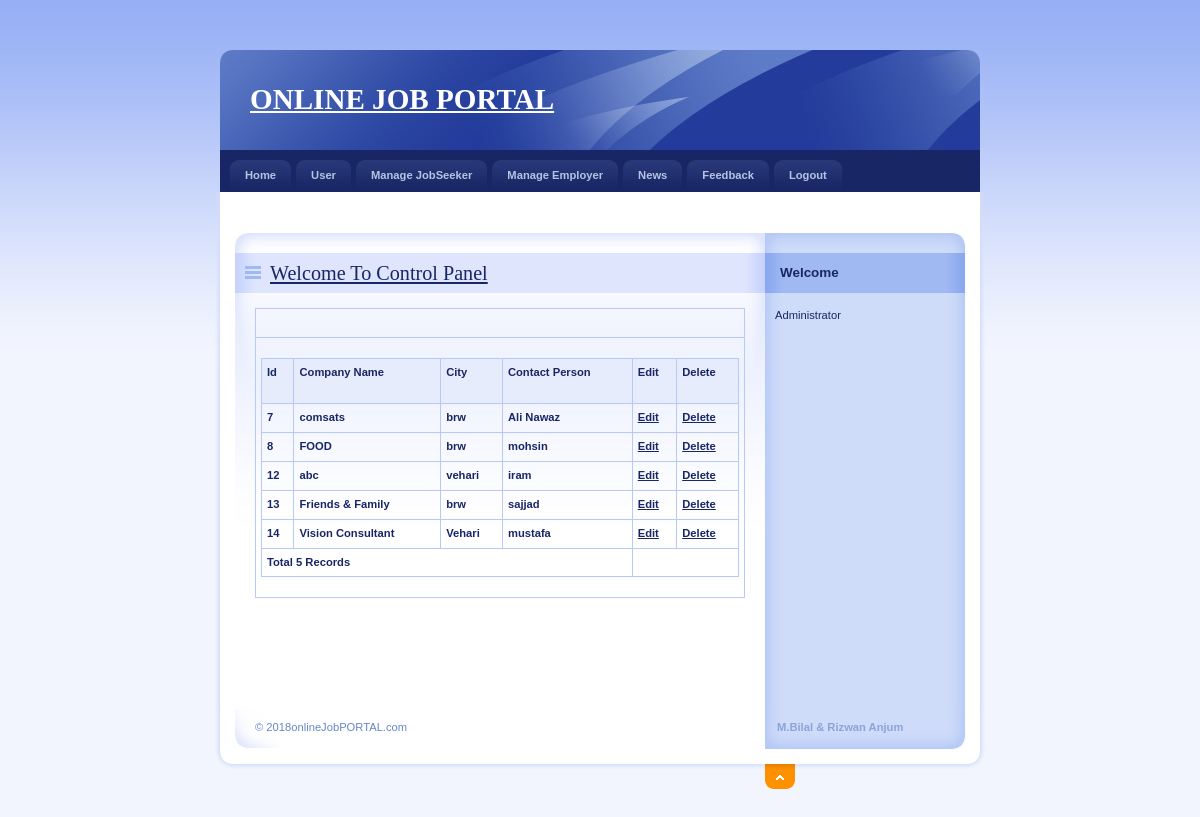
Page /Admin/viewEmploye.php on the committed database.
### tables this page shows
CREATE TABLE `employer_reg` (
  `EmployerId` int(11) NOT NULL,
  `CompanyName` varchar(20) NOT NULL,
  `ContactPerson` varchar(20) NOT NULL,
  `Address` varchar(100) NOT NULL,
  `City` varchar(20) NOT NULL,
  `Email` varchar(40) NOT NULL,
  `Mobile` bigint(20) NOT NULL,
  `Area_Work` varchar(40) NOT NULL,
  `Status` varchar(10) NOT NULL,
  `UserName` varchar(20) NOT NULL,
  `Password` varchar(20) NOT NULL,
  `Question` varchar(100) NOT NULL,
  `Answer` varchar(50) NOT NULL
);

### Admin/viewEmploye.php (the view, shortened to what this page needs)
<!DOCTYPE html PUBLIC "-//W3C//DTD XHTML 1.0 Strict//EN" "http://www.w3.org/TR/xhtml1/DTD/xhtml1-strict.dtd">
<html xmlns="http://www.w3.org/1999/xhtml" xml:lang="cs" lang="cs">
<head>
    <link rel="stylesheet" media="screen,projection" type="text/css" href="./css/main.css" />
    <link rel="stylesheet" media="print" type="text/css" href="./css/print.css" />
    <link rel="stylesheet" media="aural" type="text/css" href="./css/aural.css" />
</head>
<body id="www-url-cz">
<div id="main" class="box">
<?php
include "Header.php"
?>
<?php
include "menu.php"
?>
    <div id="page" class="box">
    <div id="page-in" class="box">
        <div id="strip" class="box noprint">
            <p id="breadcrumbs">&nbsp;</p>
        </div>
        <div id="content">
            <div class="article">
                <h2><span><a href="#">Welcome To Control Panel</a></span></h2>
                <table width="100%" border="0" cellspacing="0" cellpadding="0">
                  <tr>
                    <td>&nbsp;</td>
                  </tr>
                  <tr>
                    <td><table width="100%" border="1" bordercolor="#1CB5F1" >
                        <tr>
                          <th height="34" bgcolor="#1CB5F1" class="style3"><div align="left" class="style9 style5"><strong>Id</strong></div></th>
                          <th bgcolor="#1CB5F1" class="style3"><div align="left" class="style9 style5"><strong>Company Name</strong></div></th>
                          <th bgcolor="#1CB5F1" class="style3"><div align="left" class="style9 style5"><strong>City</strong></div></th>
                           <th bgcolor="#1CB5F1" class="style3"><div align="left" class="style12">Contact Person</div></th>
                          <th bgcolor="#1CB5F1" class="style3"><div align="left" class="style9 style5"><strong>Edit</strong></div></th>
                           <th bgcolor="#1CB5F1" class="style3"><div align="left" class="style9 style5"><strong>Delete</strong></div></th>
                        </tr>
                        <?php
$con = mysqli_connect("localhost","root","");
mysqli_select_db($con,"job");
$sql = "select * from Employer_Reg";
$result = mysqli_query($con,$sql);
while($row = mysqli_fetch_array($result))
{
$Id=$row['EmployerId'];
$Name=$row['CompanyName'];
$City=$row['City'];
$CP=$row['ContactPerson'];
?>
                        <tr>
                          <td class="style3"><div align="left" class="style9 style5"><strong><?php echo $Id;?></strong></div></td>
                          <td class="style3"><div align="left" class="style9 style5"><strong><?php echo $Name;?></strong></div></td>
                          <td class="style3"><div align="left" class="style9 style5"><strong><?php echo $City;?></strong></div></td>
                           <td class="style3"><div align="left" class="style9 style5"><strong><?php echo $CP;?></strong></div></td>
                          <td class="style3"><div align="left" class="style9 style5"><strong><a href="#?EmpId=<?php echo $Id;?>">Edit</a></strong></div></td>
                          <td class="style3"><div align="left" class="style9 style5"><strong><a href="DeleteEmp.php? EmpId=<?php echo $Id;?>">Delete</a></strong></div></td>
                        </tr>
                        </tr>
                        <?php
}
$records = mysqli_num_rows($result);
?>
                        <tr>
                          <td colspan="4" class="style3"><div align="left" class="style12"><?php echo "Total ".$records." Records"; ?> </div></td>
                        </tr>
                    </table></td>
                <p>&nbsp;</p>
              <p class="btn-more box noprint">&nbsp;</p>
          </div>
        </div>
<?php
include "right.php"
?>
    </div>
    </div>
<?php
include "footer.php"
?>
</div>
</body>
</html>

### Admin/css/main.css (style rules this page uses)
* { min-height:1px; }
body { border:0; margin:0; padding:0; background:#F2F5FE url("../design/bg.gif") 0 0 repeat-x; font:70%/160% "verdana",sans-serif; color:#192666; _text-align:center; }
a { color:#192666; }
p { border:0; margin:15px 0; padding:0; }
div { display:block; border:0; margin:0; padding:0; }
h1, h2, h3, h4, h5 { border:0; margin:15px 0 10px 0; padding:0; font-weight:bold; }
h2 { font-size:180%; line-height:100%; font-family:"georgia",serif; font-weight:normal; }
table { display:table; border-collapse:collapse; margin:15px 0; padding:0; border:1px solid #B7CAF6; font-size:100%; }
tr { display:table-row; }
th, td { display: table-cell; border:1px solid #B7CAF6; margin:0; padding:5px; vertical-align:top; text-align:left; }
th { background:#E7ECFD; text-align:center; color:#192666; font-weight:bold; }
a, img, span { border:0; margin:0; padding:0; }
strong, .strong { font-weight:bold; }
.box { min-height:1px; _height:1px; }
.box:after { content:"."; display:block; line-height:0px; font-size:0px; visibility:hidden; clear:both; }
#main { width:770px; margin:50px auto 0 auto; _text-align:left; }
#page { width:770px; min-height:1px; background:#FFF url("../design/bg_page.gif") 0 0 repeat-y; _height:1px; }
#page-in { min-height:1px; padding:10px 0; background:url("../design/bg_page_in.jpg") 0 0 no-repeat; _height:1px; }
#strip { position:relative; clear:both; padding:3px 20px 10px 20px; color:#6182D1; }
#strip p { margin:0; }
#strip #breadcrumbs { width:520px; margin:0; padding:0; }
#content { float:left; width:530px; _width:550px; margin:0; padding:0 0 0 20px; }
#content .article { clear:both; margin:0; padding:20px; background:url("../design/content_article_bg.jpg") 0 0 no-repeat; }
#content .article h2 { margin:0 -20px; padding:10px; background:#DEE5FD url("../design/content_title_bg.gif") 0 0 repeat-y; color:#192666; }
#content .article h2 span { background:url("../design/ico_list.gif") 0 50% no-repeat; padding-left:25px; }
#content .article p { text-align:justify; }
#content .btn-more { margin:0 0 15px 0; padding:0; border:0; position:relative; }

### Admin/css/print.css (style rules this page uses)
body { border:0; margin:0; padding:0; font-size:12pt }
a { color:#000; text-decoration:none; }
h1, h2, h3 { page-break-after:avoid; page-break-inside:avoid; }
table { border-collapse: collapse; border-width:1px; border-style:solid; }
th, td { display:table-cell; border-width:1px; border-style:solid; }
.noprint { display:none; }

### Admin/css/aural.css (style rules this page uses)
body { voice-family:paul,male; volume:loud; speech-rate:slow; richness:90; stress:20; }
h1, h2, h3, h4, h5 { cue-before:url("ping.au"); }
p, table { pause:50ms; }
strong { pitch:medium; pitch-range:60; stress:90; richness:90; }

### Admin/viewEmploye.php (style rules this page uses)
.style3 { font-weight: bold }

### rows in the picture
employer_reg: EmployerId "7", CompanyName "comsats", City "brw", ContactPerson "Ali Nawaz"
employer_reg: EmployerId "8", CompanyName "FOOD", City "brw", ContactPerson "mohsin"
employer_reg: EmployerId "12", CompanyName "abc", City "vehari", ContactPerson "iram"
employer_reg: EmployerId "13", CompanyName "Friends & Family", City "brw", ContactPerson "sajjad"
employer_reg: EmployerId "14", CompanyName "Vision Consultant", City "Vehari", ContactPerson "mustafa"

### other values in the picture
$records "5"
